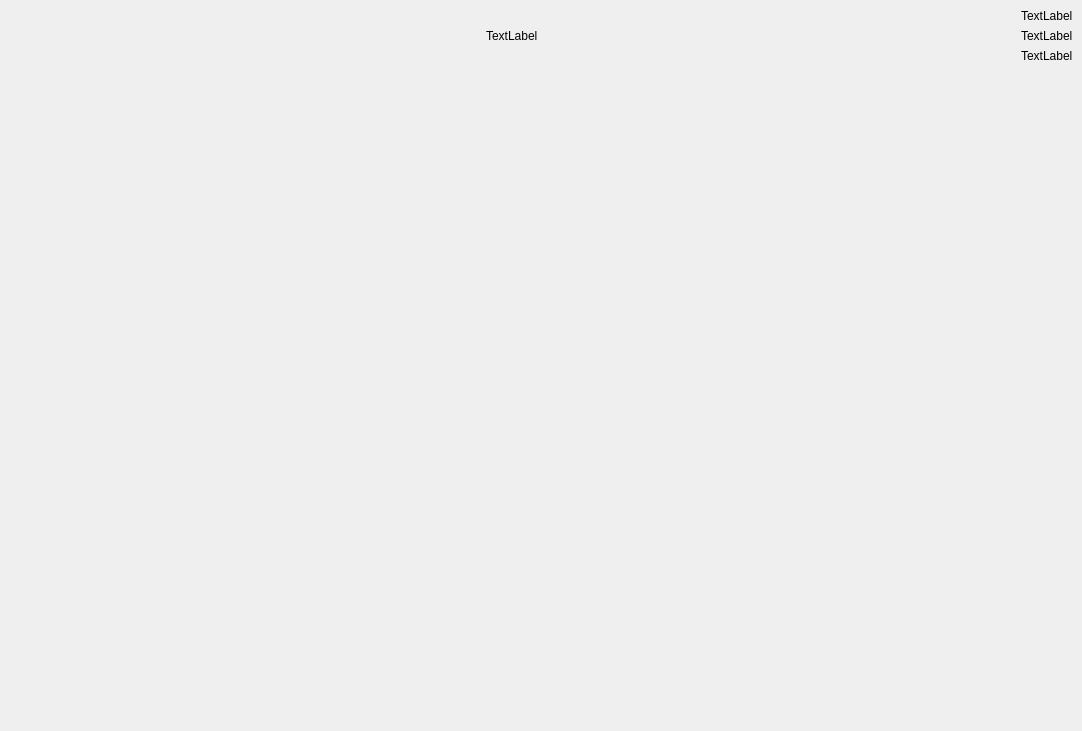
<?xml version="1.0" encoding="UTF-8"?>
<ui version="4.0">
 <class>MainWindow</class>
 <widget class="QMainWindow" name="MainWindow">
  <property name="geometry">
   <rect>
    <x>0</x>
    <y>0</y>
    <width>1082</width>
    <height>731</height>
   </rect>
  </property>
  <property name="windowTitle">
   <string>MainWindow</string>
  </property>
  <widget class="QWidget" name="centralwidget">
   <layout class="QVBoxLayout" name="verticalLayout_4">
    <item>
     <layout class="QVBoxLayout" name="verticalLayout_3">
      <item>
       <layout class="QVBoxLayout" name="verticalLayout_2">
        <item>
         <layout class="QHBoxLayout" name="horizontalLayout">
          <item>
           <spacer name="horizontalSpacer_2">
            <property name="orientation">
             <enum>Qt::Horizontal</enum>
            </property>
            <property name="sizeHint" stdset="0">
             <size>
              <width>40</width>
              <height>20</height>
             </size>
            </property>
           </spacer>
          </item>
          <item>
           <widget class="QLabel" name="TitleLabel">
            <property name="text">
             <string>TextLabel</string>
            </property>
           </widget>
          </item>
          <item>
           <spacer name="horizontalSpacer">
            <property name="orientation">
             <enum>Qt::Horizontal</enum>
            </property>
            <property name="sizeHint" stdset="0">
             <size>
              <width>40</width>
              <height>20</height>
             </size>
            </property>
           </spacer>
          </item>
          <item>
           <layout class="QVBoxLayout" name="verticalLayout">
            <item>
             <widget class="QLabel" name="VideoLabel">
              <property name="text">
               <string>TextLabel</string>
              </property>
             </widget>
            </item>
            <item>
             <widget class="QLabel" name="AudioLabel">
              <property name="text">
               <string>TextLabel</string>
              </property>
             </widget>
            </item>
            <item>
             <widget class="QLabel" name="FigureLabel">
              <property name="text">
               <string>TextLabel</string>
              </property>
             </widget>
            </item>
           </layout>
          </item>
         </layout>
        </item>
       </layout>
      </item>
      <item>
       <widget class="QWidget" name="CenterWidget" native="true">
        <property name="sizePolicy">
         <sizepolicy hsizetype="Expanding" vsizetype="Expanding">
          <horstretch>0</horstretch>
          <verstretch>0</verstretch>
         </sizepolicy>
        </property>
       </widget>
      </item>
      <item>
       <layout class="QHBoxLayout" name="horizontalLayout_2"/>
      </item>
     </layout>
    </item>
   </layout>
  </widget>
 </widget>
 <resources/>
 <connections/>
</ui>
